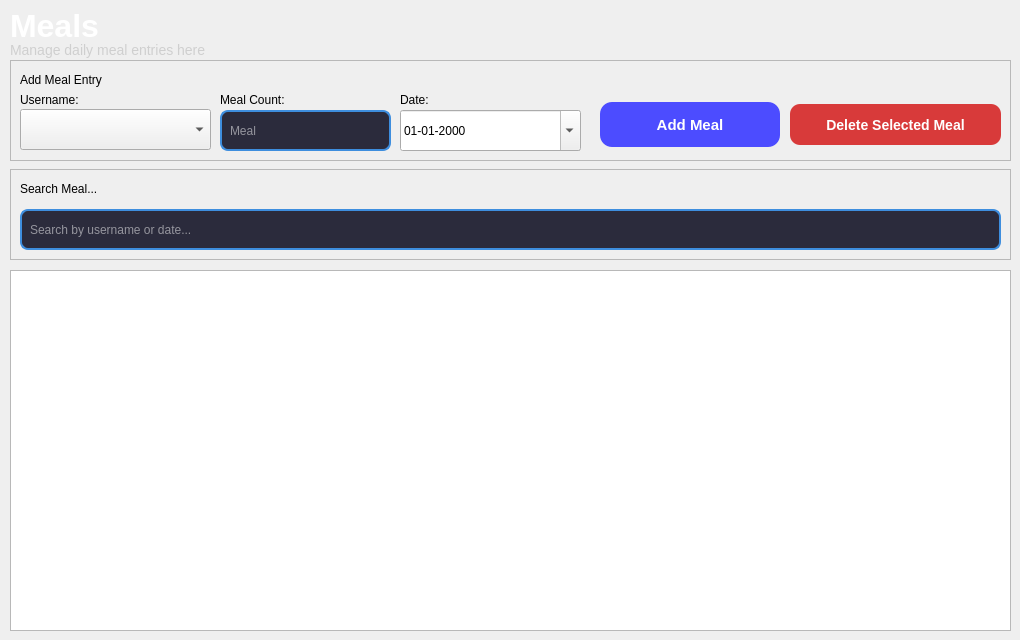
      <widget class="QWidget" name="page_8">
       <widget class="QTableWidget" name="mealTable">
        <property name="geometry">
         <rect>
          <x>10</x>
          <y>270</y>
          <width>1001</width>
          <height>361</height>
         </rect>
        </property>
       </widget>
       <widget class="QLabel" name="label_23">
        <property name="geometry">
         <rect>
          <x>10</x>
          <y>10</y>
          <width>171</width>
          <height>31</height>
         </rect>
        </property>
        <property name="styleSheet">
         <string notr="true">font-size: 32px;
font-weight: bold;
color: white;</string>
        </property>
        <property name="text">
         <string>Meals</string>
        </property>
       </widget>
       <widget class="QLabel" name="label_24">
        <property name="geometry">
         <rect>
          <x>10</x>
          <y>40</y>
          <width>361</width>
          <height>20</height>
         </rect>
        </property>
        <property name="styleSheet">
         <string notr="true">font-size: 14px;
color: #cfcfcf;</string>
        </property>
        <property name="text">
         <string>Manage daily meal entries here</string>
        </property>
       </widget>
       <widget class="QFrame" name="frame_6">
        <property name="geometry">
         <rect>
          <x>10</x>
          <y>60</y>
          <width>1001</width>
          <height>101</height>
         </rect>
        </property>
        <property name="frameShape">
         <enum>QFrame::Shape::StyledPanel</enum>
        </property>
        <property name="frameShadow">
         <enum>QFrame::Shadow::Raised</enum>
        </property>
        <widget class="QLabel" name="label_13">
         <property name="geometry">
          <rect>
           <x>10</x>
           <y>10</y>
           <width>171</width>
           <height>20</height>
          </rect>
         </property>
         <property name="styleSheet">
          <string notr="true">font: 700 11pt &quot;Segoe UI&quot;;</string>
         </property>
         <property name="text">
          <string>Add Meal Entry</string>
         </property>
        </widget>
        <widget class="QPushButton" name="addMealBtn">
         <property name="geometry">
          <rect>
           <x>590</x>
           <y>42</y>
           <width>180</width>
           <height>45</height>
          </rect>
         </property>
         <property name="minimumSize">
          <size>
           <width>180</width>
           <height>45</height>
          </size>
         </property>
         <property name="maximumSize">
          <size>
           <width>180</width>
           <height>45</height>
          </size>
         </property>
         <property name="styleSheet">
          <string notr="true">QPushButton {
    background-color: #4C4CFF;
    color: white;
    border-radius: 12px;
    font-size: 15px;
    font-weight: bold;
    padding: 10px;
    border: none;
}

QPushButton:hover {
    background-color: #6366FF;
}

QPushButton:pressed {
    background-color: #3A3AF5;
}</string>
         </property>
         <property name="text">
          <string>Add Meal</string>
         </property>
        </widget>
        <widget class="QLineEdit" name="mealCountInput">
         <property name="geometry">
          <rect>
           <x>210</x>
           <y>50</y>
           <width>171</width>
           <height>41</height>
          </rect>
         </property>
         <property name="styleSheet">
          <string notr="true">QLineEdit {
    background-color: #2B2B3C;
    color: white;
    border: 2px solid #3E8EDE;
    border-radius: 8px;
    padding: 6px;
}</string>
         </property>
         <property name="text">
          <string/>
         </property>
         <property name="placeholderText">
          <string>Meal</string>
         </property>
        </widget>
        <widget class="QLabel" name="label_5">
         <property name="geometry">
          <rect>
           <x>10</x>
           <y>30</y>
           <width>71</width>
           <height>20</height>
          </rect>
         </property>
         <property name="text">
          <string>Username:</string>
         </property>
        </widget>
        <widget class="QLabel" name="label_6">
         <property name="geometry">
          <rect>
           <x>210</x>
           <y>30</y>
           <width>81</width>
           <height>20</height>
          </rect>
         </property>
         <property name="text">
          <string>Meal Count:</string>
         </property>
        </widget>
        <widget class="QLabel" name="label_7">
         <property name="geometry">
          <rect>
           <x>390</x>
           <y>30</y>
           <width>81</width>
           <height>20</height>
          </rect>
         </property>
         <property name="text">
          <string>Date:</string>
         </property>
        </widget>
        <widget class="QDateEdit" name="mealDateInput">
         <property name="geometry">
          <rect>
           <x>390</x>
           <y>50</y>
           <width>181</width>
           <height>41</height>
          </rect>
         </property>
         <property name="styleSheet">
          <string notr="true">font: 14pt &quot;Segoe UI&quot;;</string>
         </property>
         <property name="displayFormat">
          <string>dd-MM-yyyy</string>
         </property>
         <property name="calendarPopup">
          <bool>true</bool>
         </property>
        </widget>
        <widget class="QPushButton" name="deleteMealBtn">
         <property name="geometry">
          <rect>
           <x>780</x>
           <y>44</y>
           <width>211</width>
           <height>41</height>
          </rect>
         </property>
         <property name="styleSheet">
          <string notr="true">QPushButton {
	font: 13pt &quot;Segoe UI&quot;;
    background-color: #D83A3A;
    color: white;
    border-radius: 10px;
    font-size: 14px;
    font-weight: bold;
    padding: 8px;
}

QPushButton:hover {
    background-color: #F04A4A;
}</string>
         </property>
         <property name="text">
          <string>Delete Selected Meal</string>
         </property>
         <property name="icon">
          <iconset theme="QIcon::ThemeIcon::EditDelete"/>
         </property>
        </widget>
        <widget class="QComboBox" name="mealMemberCombo">
         <property name="geometry">
          <rect>
           <x>10</x>
           <y>49</y>
           <width>191</width>
           <height>41</height>
          </rect>
         </property>
         <property name="styleSheet">
          <string notr="true">font: 11pt &quot;Segoe UI&quot;;</string>
         </property>
        </widget>
       </widget>
       <widget class="QFrame" name="frame_7">
        <property name="geometry">
         <rect>
          <x>10</x>
          <y>169</y>
          <width>1001</width>
          <height>91</height>
         </rect>
        </property>
        <property name="frameShape">
         <enum>QFrame::Shape::StyledPanel</enum>
        </property>
        <property name="frameShadow">
         <enum>QFrame::Shadow::Raised</enum>
        </property>
        <widget class="QLineEdit" name="searchMealInput">
         <property name="geometry">
          <rect>
           <x>10</x>
           <y>40</y>
           <width>981</width>
           <height>41</height>
          </rect>
         </property>
         <property name="styleSheet">
          <string notr="true">QLineEdit {
    background-color: #2B2B3C;
    color: white;
    border: 2px solid #3E8EDE;
    border-radius: 8px;
    padding: 6px;
}</string>
         </property>
         <property name="placeholderText">
          <string>Search by username or date...</string>
         </property>
        </widget>
        <widget class="QLabel" name="label_12">
         <property name="geometry">
          <rect>
           <x>10</x>
           <y>10</y>
           <width>141</width>
           <height>20</height>
          </rect>
         </property>
         <property name="styleSheet">
          <string notr="true">font: 700 11pt &quot;Segoe UI&quot;;</string>
         </property>
         <property name="text">
          <string>Search Meal...</string>
         </property>
        </widget>
       </widget>
      </widget>
